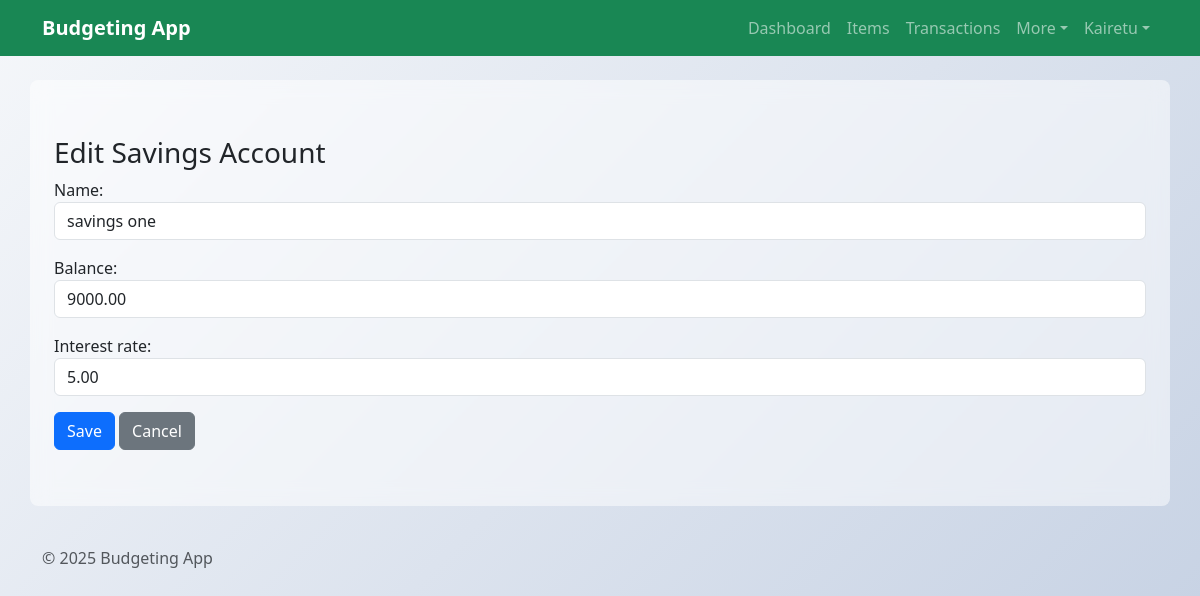
The app's page /BudgetingApp/savings/1/edit/ (signed in) with its own data.
### BudgetingApp/models.py (models this page shows, shortened)
class SavingsAccount(models.Model):
    owner = models.ForeignKey(settings.AUTH_USER_MODEL, on_delete=models.CASCADE, null=True, blank=True, related_name='savings_accounts')
    name = models.CharField(max_length=100)
    balance = models.DecimalField(max_digits=15, decimal_places=2)
    interest_rate = models.DecimalField(max_digits=5, decimal_places=2)

### BudgetingApp/views.py (the view)
# urls.py: path('savings/<int:pk>/edit/', views.SavingsAccountUpdateView.as_view(), name='savingsaccount-edit'),
class SavingsAccountUpdateView(LoginRequiredMixin, UpdateView):
    model = SavingsAccount
    form_class = SavingsAccountForm
    template_name = 'BudgetingApp/SavingsAccount_form.html'
    success_url = reverse_lazy('savingsaccount-list')
    def get_queryset(self):
        return SavingsAccount.objects.filter(owner=self.request.user)

### BudgetingApp/forms.py
class SavingsAccountForm(forms.ModelForm):
    class Meta:
        model = SavingsAccount
        fields = ['name', 'balance', 'interest_rate']
        widgets = {
            'name': forms.TextInput(attrs={'class': 'form-control'}),
            'balance': forms.NumberInput(attrs={'class': 'form-control', 'step': '0.01'}),
            'interest_rate': forms.NumberInput(attrs={'class': 'form-control', 'step': '0.01'}),
        }

### BudgetingApp/templates/BudgetingApp/SavingsAccount_form.html (shortened to what this page needs)
{% extends 'BudgetingApp/base.html' %}
{% block content %}
<div class="container py-4">
  <h3>{% if object %}Edit{% else %}Add{% endif %} Savings Account</h3>
  <form method="post">{% csrf_token %}
    <div class="mb-3">{{ form.name.label_tag }}{{ form.name }}</div>
    <div class="mb-3">{{ form.balance.label_tag }}{{ form.balance }}</div>
    <div class="mb-3">{{ form.interest_rate.label_tag }}{{ form.interest_rate }}</div>
    <button type="submit" class="btn btn-primary">Save</button>
    <a href="{% url 'savingsaccount-list' %}" class="btn btn-secondary">Cancel</a>
  </form>
</div>
{% endblock %}

### BudgetingApp/templates/BudgetingApp/base.html (shortened to what this page needs)
{% load static %}
<!DOCTYPE html>
<html lang="en">
  <head>
    <link
      href="https://cdn.jsdelivr.net/npm/bootstrap@5.3.2/dist/css/bootstrap.min.css"
      rel="stylesheet"
    />
  </head>
  <body>
    <nav class="navbar navbar-expand-lg navbar-dark bg-success">
      <div class="container">
        <a class="navbar-brand fw-bold" href="{% url 'budget_home' %}"
          >Budgeting App</a
        >
        <div class="collapse navbar-collapse" id="navCollapse">
          <ul class="navbar-nav ms-auto">
            <li class="nav-item">
              <a class="nav-link" href="{% url 'budget_home' %}">Dashboard</a>
            </li>
            <li class="nav-item">
              <a class="nav-link" href="{% url 'budgetitem-list' %}">Items</a>
            </li>
            <li class="nav-item">
              <a class="nav-link" href="{% url 'transaction-list' %}"
                >Transactions</a
              >
            </li>
            <li class="nav-item dropdown">
              <a
                class="nav-link dropdown-toggle"
                href="#"
                id="moreMenu"
                role="button"
                data-bs-toggle="dropdown"
                aria-expanded="false"
                >More</a
              >
            </li>
            {% if user.is_authenticated %}
            <li class="nav-item dropdown">
              <a
                class="nav-link dropdown-toggle"
                href="#"
                id="userMenu"
                role="button"
                data-bs-toggle="dropdown"
                aria-expanded="false"
                >{{ user.username }}</a
              >
            </li>
            {% endif %}
          </ul>
        </div>
      </div>
    </nav>
    <main class="container mt-4">{% block content %}{% endblock %}</main>
    <footer class="text-muted py-3 mt-4">
      <div class="container">&copy; {% now "Y" %} Budgeting App</div>
    </footer>
  </body>
</html>

### BudgetingApp/templates/BudgetingApp/base.html (style rules this page uses)
body { background: linear-gradient(135deg, #f5f7fa 0%, #c3cfe2 100%); background-attachment: fixed; min-height: 100vh; font-family: "Segoe UI", Tahoma, Geneva, Verdana, sans-serif; }
main { background: rgba(255, 255, 255, 0.5); border-radius: 8px; padding: 2rem; margin-top: 2rem; backdrop-filter: blur(10px); }

### records on screen
SavingsAccount: name "savings one", balance "9000.00", interest_rate "5.00"

### other values on screen
{{ user.username }} "Kairetu"
